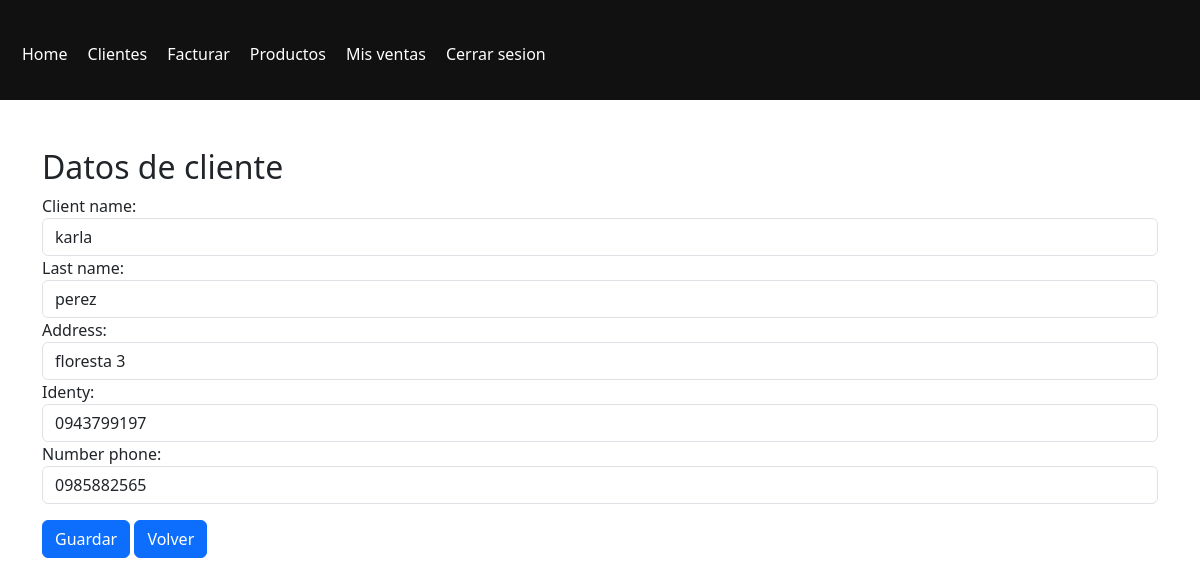
Page /venta/Anahion/client_detail/4/ (signed in) on the committed database.
### venta/models.py (models this page shows, shortened)
class Client(models.Model):
    client_name = models.CharField(max_length=255)
    last_name= models.CharField(max_length=255)
    address = models.CharField(max_length=255)
    identy = models.CharField(max_length=10)
    number_phone= models.CharField(max_length=10)
    status = models.BooleanField(default=True)
    class Meta:
        db_table = "client"
        verbose_name = "client"
        verbose_name_plural = "clients"

### venta/views.py (the view, shortened to what this page needs)
# urls.py: path('Anahion/client_detail/<int:id>/',client_detail,name="client_detail"),
@login_required
def client_detail(request, id):
    cliente = get_object_or_404(Client, pk=id)
    if request.method == 'GET':
        form_detail = ClientForm(instance=cliente)
        return render(request, 'clientes/client_detail.html', {'form_detail':form_detail})
    return render(request, 'clientes/client_detail.html', {'form_detail':form_detail})

### venta/forms.py
class ClientForm(ModelForm):
    class Meta:
        model=Client
        fields=['client_name','last_name','address','identy','number_phone']
        widgets={
            'client_name':forms.TextInput(attrs={'class':'form-control'}),
            'last_name':forms.TextInput(attrs={'class':'form-control'}),
            'address':forms.TextInput(attrs={'class':'form-control'}),
            'identy':forms.TextInput(attrs={'class':'form-control'}),
            'number_phone':forms.TextInput(attrs={'class':'form-control'})
        }

### venta/templates/clientes/client_detail.html (shortened to what this page needs)
{% extends 'base.html'%}
{% block header %}
{% include 'header.html' %}
{% endblock %}
{% block content %}
<div class="container mt-5" >
    <h2>Datos de cliente</h2>
    <div>
        <form method="POST">
            <div>
                {{ form_detail }}
            </div>
            <div class="mt-3">
              <button class="btn btn-primary">Guardar</button>
              <a  class="btn btn-primary" href="{% url 'clients' %}">Volver</a>
            </div>
        </form>
    </div>
</div>
{% endblock %}

### authentication/static/estilos/styles.css (style rules this page uses)
:root { --primario:#070608; --secundario:#c4bfbf; --separacion:5rem; }
a { text-decoration: none; color: white; }

### rows in the picture
Client: client_name "karla", last_name "perez", address "floresta 3", identy "0943799197", number_phone "0985882565"
